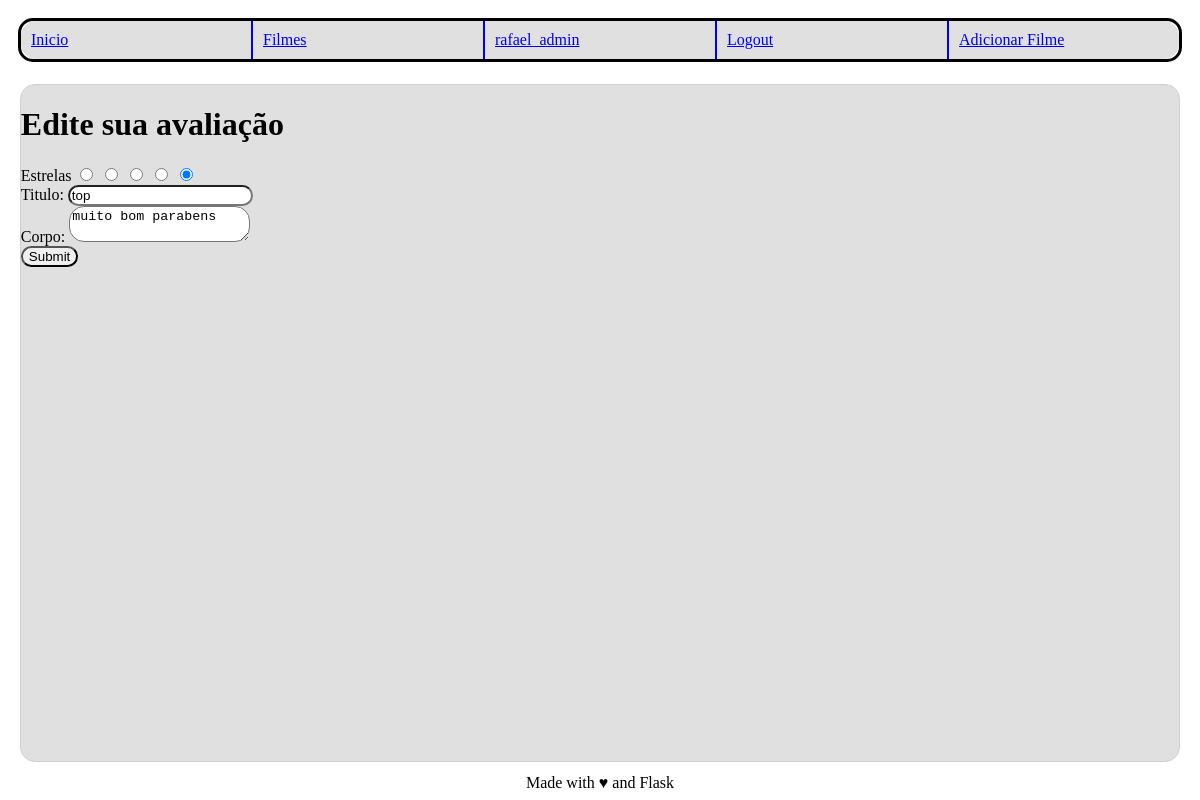
The page /filme/2/avaliacao/editar (signed in) on the database its author committed.
### imdb/usuario/models.py (models this page shows, shortened)
class Usuario(db.Model, UserMixin):
   bcrypt = Bcrypt()
   __tablename__ = 'usuario'
   id = db.Column(db.Integer, primary_key=True)
   email = db.Column(db.String(80), unique=True, nullable=False)
   username = db.Column(db.String(80), unique=True, nullable=False)
   senha = db.Column(db.String(255),nullable = False)
   funcao = db.Column(db.String(50), server_default="user", nullable=False) #admin ou normal
   avaliacoes = db.relationship(Avaliacao, backref='usuario', lazy= True)

### imdb/filme/models.py (models this page shows, shortened)
class Avaliacao(db.Model):
    __tablename__ = 'avaliacao'
    id = db.Column(db.Integer, primary_key=True)
    titulo = db.Column(db.String(200), nullable=False)
    corpo = db.Column(db.String(500))
    estrelas = db.Column(db.Integer, nullable=False)
    id_filme = db.Column(db.Integer, db.ForeignKey('filme.id'), nullable=False)
    id_usuario = db.Column(db.Integer, db.ForeignKey('usuario.id'), nullable=False)

### imdb/filme/views.py (the view, shortened to what this page needs)
@filme.route("<id_filme>/avaliacao/editar", methods=["GET", "POST"])
@login_required()
def editar_avaliacao(id_filme):
    id_usuario = current_user.id
    avaliacao = Avaliacao.query.filter_by(id_usuario=id_usuario, id_filme=id_filme).all()[0]
    if request.method == "GET":
        return render_template("editar_avaliacao.html.j2", avaliacao=avaliacao)

### imdb/__init__.py (called while the page is built)
def login_required(role=["ANY"]):
    def wrapper(fn):
        @wraps(fn)
        def decorated_view(*args, **kwargs):
            if not current_user.is_authenticated:
               return current_app.login_manager.unauthorized()
            funcao = current_user.funcao
            if ((funcao not in role) and (role != ["ANY"])):
                flash("Você não tem permissão para acessar essa página.")
                return redirect(url_for('principal.index'))
            return fn(*args, **kwargs)
        return decorated_view
    return wrapper

### imdb/usuario/models.py (called while the page is built)
@login_manager.user_loader
def load_user(user_id):
    return Usuario.query.get(user_id)

### imdb/filme/templates/editar_avaliacao.html.j2 (shortened to what this page needs)
{% extends "base.html.j2" %}
{% block content %}
  <h1>Edite sua avaliação</h1>
  <form action="{{url_for('filme.editar_avaliacao', id_filme=avaliacao.id_filme)}}" method="POST">
     <label for="estrelas">Estrelas</label>
     {% for i in range(5) %}
      {% if  i+1==avaliacao.estrelas%}
        <input type="radio" name='estrelas' value="{{i+1}}" checked/>
      {% else %}
        <input type="radio" name='estrelas' value="{{i+1}}"/>
      {% endif %}
     {% endfor %}
     <div>
        <label for="titulo">Titulo:</label>
        <input type="text" name="titulo" value="{{ avaliacao.titulo }}" />
     </div>
     <div>
        <label for="corpo">Corpo:</label>
        <textarea type="text" name="corpo">{{avaliacao.corpo}}</textarea>
     </div>
     <input type="submit"/>
  </form>
{% endblock %}

### imdb/templates/base.html.j2 (shortened to what this page needs)
<!DOCTYPE html>
<html>
  <head>
    {% block head %}
    <link rel="stylesheet" href="{{ url_for('static', filename='styles/style.css') }}">
    {% endblock %}
  </head>
  <body>
    {% block navbar %}
      <nav>
        <a href="{{url_for('principal.index')}}">Inicio</a>
        <a href="{{url_for('filme.lista')}}">Filmes</a>
        {% if not current_user.is_authenticated %}
          <a href="{{url_for('principal.login')}}">Login</a>
          <a href="{{url_for('usuario.cadastrar_usuario')}}">Cadastrar</a>
        {% else %}
          <a href="{{url_for('usuario.perfil')}}">{{current_user.username}}</a>
          <a href="{{url_for('principal.logout')}}">Logout</a>
        {% endif %}
        {% if current_user.funcao == "admin" %}
          <a href="{{url_for('filme.adicionar')}}">Adicionar Filme</a>
        {% endif %}
      </nav>
    {% endblock %}
    <div id="content">{% block content %}{% endblock %}</div>
    <div id="footer">
      {% block footer %}
      Made with &hearts; and Flask
      {% endblock %}
    </div>
  </body>
</html>

### imdb/static/styles/style.css (style rules this page uses)
#content { margin: 1%; background-color: #e0e0e0; border-color: #d0d0d0; border-style: solid; border-width: thin; border-radius: 15px }
#footer { align-self: center; }
nav { margin: 10px; border-style: solid; display: flex; flex-wrap: wrap; }
nav a { flex: 1; padding: 10px; margin: 0px; float: left; background-color: #e0e0e0; border-top-right-radius: 0; border-bottom-right-radius: 0; }
nav a:nth-child(n+2) { border-left-style: solid; border-radius: 0; border-left-width: 2px; }
nav a:last-child { border-right: 0px; border-top-right-radius: 15px; border-bottom-right-radius: 15px; }
html, body { height: 100%; display: flex; flex-direction: column; }
#content { height: 100%; }
* { border-radius: 15px; }

### rows shown on the page
Usuario: username "rafael_admin"
Avaliacao: titulo "top", corpo "muito bom parabens"
